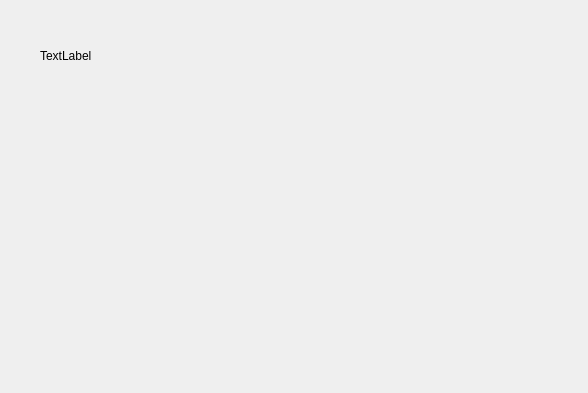
<?xml version="1.0" encoding="UTF-8"?>
<ui version="4.0">
 <class>MDISceneForm</class>
 <widget class="QMdiSubWindow" name="MDISceneForm">
  <property name="geometry">
   <rect>
    <x>0</x>
    <y>0</y>
    <width>588</width>
    <height>393</height>
   </rect>
  </property>
  <property name="windowTitle">
   <string>MDISceneForm</string>
  </property>
  <widget class="QLabel" name="label">
   <property name="geometry">
    <rect>
     <x>40</x>
     <y>50</y>
     <width>54</width>
     <height>12</height>
    </rect>
   </property>
   <property name="text">
    <string>TextLabel</string>
   </property>
  </widget>
 </widget>
 <layoutdefault spacing="6" margin="11"/>
 <customwidgets>
  <customwidget>
   <class>QMdiSubWindow</class>
   <extends>QWidget</extends>
   <header>qmdisubwindow.h</header>
   <container>1</container>
  </customwidget>
 </customwidgets>
 <resources/>
 <connections/>
</ui>
